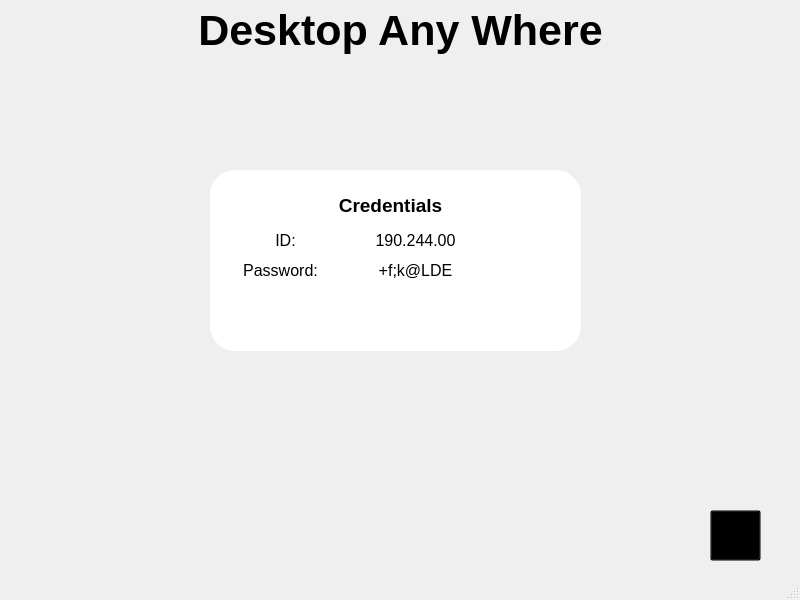
<?xml version="1.0" encoding="UTF-8"?>
<ui version="4.0">
 <class>MainWindow</class>
 <widget class="QMainWindow" name="MainWindow">
  <property name="geometry">
   <rect>
    <x>0</x>
    <y>0</y>
    <width>800</width>
    <height>600</height>
   </rect>
  </property>
  <property name="windowTitle">
   <string>Desktop Any Whrere</string>
  </property>
  <property name="documentMode">
   <bool>false</bool>
  </property>
  <widget class="QWidget" name="centralwidget">
   <widget class="QStackedWidget" name="stackedWidget_Main">
    <property name="geometry">
     <rect>
      <x>0</x>
      <y>50</y>
      <width>801</width>
      <height>521</height>
     </rect>
    </property>
    <property name="currentIndex">
     <number>1</number>
    </property>
    <widget class="QWidget" name="stackedWidget_Main_page_1"/>
    <widget class="QWidget" name="stackedWidget_Main_page_2">
     <widget class="QPushButton" name="main_p2_btn_settings">
      <property name="geometry">
       <rect>
        <x>710</x>
        <y>460</y>
        <width>51</width>
        <height>51</height>
       </rect>
      </property>
      <property name="styleSheet">
       <string notr="true">background-color: rgba(0, 0, 0, 0);
</string>
      </property>
      <property name="text">
       <string/>
      </property>
      <property name="icon">
       <iconset>
        <normaloff>../../Desktop/icons8-settings-512.png</normaloff>../../Desktop/icons8-settings-512.png</iconset>
      </property>
      <property name="iconSize">
       <size>
        <width>50</width>
        <height>50</height>
       </size>
      </property>
     </widget>
     <widget class="QFrame" name="main_p2_frame">
      <property name="geometry">
       <rect>
        <x>210</x>
        <y>120</y>
        <width>371</width>
        <height>181</height>
       </rect>
      </property>
      <property name="styleSheet">
       <string notr="true">background-color: rgba(255, 255, 255, 1);
border-radius: 25px;
</string>
      </property>
      <property name="frameShape">
       <enum>QFrame::StyledPanel</enum>
      </property>
      <property name="frameShadow">
       <enum>QFrame::Raised</enum>
      </property>
      <widget class="QLabel" name="main_p2_label_text_credentials">
       <property name="geometry">
        <rect>
         <x>120</x>
         <y>20</y>
         <width>121</width>
         <height>31</height>
        </rect>
       </property>
       <property name="font">
        <font>
         <pointsize>14</pointsize>
         <weight>75</weight>
         <bold>true</bold>
        </font>
       </property>
       <property name="text">
        <string>Credentials</string>
       </property>
       <property name="alignment">
        <set>Qt::AlignCenter</set>
       </property>
      </widget>
      <widget class="QLabel" name="main_p2_label_text_id">
       <property name="geometry">
        <rect>
         <x>50</x>
         <y>60</y>
         <width>51</width>
         <height>21</height>
        </rect>
       </property>
       <property name="font">
        <font>
         <pointsize>12</pointsize>
         <weight>50</weight>
         <bold>false</bold>
        </font>
       </property>
       <property name="text">
        <string>ID:</string>
       </property>
       <property name="alignment">
        <set>Qt::AlignCenter</set>
       </property>
      </widget>
      <widget class="QLabel" name="main_p2_label_text_password">
       <property name="geometry">
        <rect>
         <x>30</x>
         <y>90</y>
         <width>81</width>
         <height>21</height>
        </rect>
       </property>
       <property name="font">
        <font>
         <pointsize>12</pointsize>
         <weight>50</weight>
         <bold>false</bold>
        </font>
       </property>
       <property name="text">
        <string>Password:</string>
       </property>
       <property name="alignment">
        <set>Qt::AlignCenter</set>
       </property>
      </widget>
      <widget class="QPushButton" name="main_p2_btn_copy_id">
       <property name="geometry">
        <rect>
         <x>300</x>
         <y>60</y>
         <width>31</width>
         <height>21</height>
        </rect>
       </property>
       <property name="styleSheet">
        <string notr="true">background-color: rgba(0, 0, 0, 0);
</string>
       </property>
       <property name="text">
        <string/>
       </property>
       <property name="icon">
        <iconset>
         <normaloff>../../Desktop/icons8-copy-96.png</normaloff>../../Desktop/icons8-copy-96.png</iconset>
       </property>
      </widget>
      <widget class="QPushButton" name="main_p2_btn_copy_password">
       <property name="geometry">
        <rect>
         <x>300</x>
         <y>90</y>
         <width>31</width>
         <height>21</height>
        </rect>
       </property>
       <property name="styleSheet">
        <string notr="true">background-color: rgba(0, 0, 0, 0);
</string>
       </property>
       <property name="text">
        <string/>
       </property>
       <property name="icon">
        <iconset>
         <normaloff>../../Desktop/icons8-copy-96.png</normaloff>../../Desktop/icons8-copy-96.png</iconset>
       </property>
      </widget>
      <widget class="QPushButton" name="main_p2_btn_reload">
       <property name="geometry">
        <rect>
         <x>150</x>
         <y>130</y>
         <width>71</width>
         <height>31</height>
        </rect>
       </property>
       <property name="styleSheet">
        <string notr="true">background-color: rgba(0, 0, 0, 0);
</string>
       </property>
       <property name="text">
        <string/>
       </property>
       <property name="icon">
        <iconset>
         <normaloff>../../Desktop/icons8-reload-100.png</normaloff>../../Desktop/icons8-reload-100.png</iconset>
       </property>
       <property name="iconSize">
        <size>
         <width>20</width>
         <height>20</height>
        </size>
       </property>
      </widget>
      <widget class="QLabel" name="main_p2_label_id">
       <property name="geometry">
        <rect>
         <x>140</x>
         <y>60</y>
         <width>131</width>
         <height>21</height>
        </rect>
       </property>
       <property name="font">
        <font>
         <pointsize>12</pointsize>
         <weight>50</weight>
         <bold>false</bold>
        </font>
       </property>
       <property name="text">
        <string>190.244.00</string>
       </property>
       <property name="alignment">
        <set>Qt::AlignCenter</set>
       </property>
      </widget>
      <widget class="QLabel" name="main_p2_label_password">
       <property name="geometry">
        <rect>
         <x>140</x>
         <y>90</y>
         <width>131</width>
         <height>21</height>
        </rect>
       </property>
       <property name="font">
        <font>
         <pointsize>12</pointsize>
         <weight>50</weight>
         <bold>false</bold>
        </font>
       </property>
       <property name="text">
        <string>+f;k@LDE</string>
       </property>
       <property name="alignment">
        <set>Qt::AlignCenter</set>
       </property>
      </widget>
     </widget>
    </widget>
   </widget>
   <widget class="QLabel" name="label_project_title">
    <property name="geometry">
     <rect>
      <x>140</x>
      <y>0</y>
      <width>521</width>
      <height>61</height>
     </rect>
    </property>
    <property name="font">
     <font>
      <pointsize>32</pointsize>
      <weight>75</weight>
      <bold>true</bold>
     </font>
    </property>
    <property name="text">
     <string>Desktop Any Where</string>
    </property>
    <property name="alignment">
     <set>Qt::AlignCenter</set>
    </property>
   </widget>
  </widget>
  <widget class="QMenuBar" name="menubar">
   <property name="geometry">
    <rect>
     <x>0</x>
     <y>0</y>
     <width>800</width>
     <height>21</height>
    </rect>
   </property>
  </widget>
  <widget class="QStatusBar" name="statusbar"/>
 </widget>
 <resources/>
 <connections/>
</ui>
